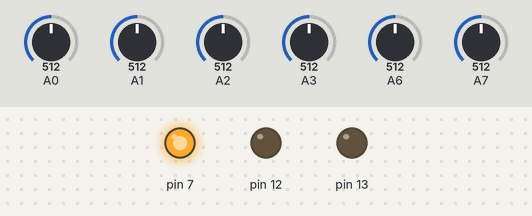
The sketch below on a simulated Arduino Uno, built with avr-gcc and run on an emulated ATmega328P. On the bench: output pins drawn as LEDs (lit = HIGH). The inputs (shaded band) are chosen by the test bench; at power-on: A0 = 512, A1 = 512, A2 = 512, A3 = 512, A6 = 512, A7 = 512. What the sketch prints to the serial monitor is not drawn.

Above: at 1.2 s.
1.3 s: A0 set to 108
2.8 s: A0 set to 89
4.8 s: A1 set to 104
6.3 s: A1 set to 89
Timing chart, 0 to 9.3 s (numbered marks = the images above; inputs shaded):
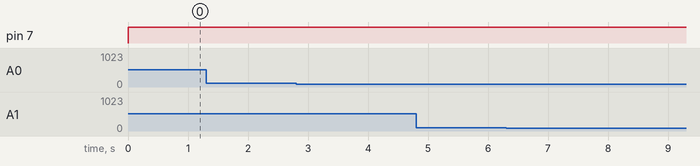

Measured:
- after the input at 1.3 s, every drawn part: stays the same
- after the input at 2.8 s, every drawn part: stays the same
- after the input at 4.8 s, every drawn part: stays the same
- after the input at 6.3 s, every drawn part: stays the same

The sketch:

ArduinoPrintADC.ino
```cpp
/*
    ArduinoPrintADC.ino

    Author: Seb Madgwick

    Sends up to all 6 analogue inputs values in ASCII as comma separated values
    over serial.  Each line is terminated with a carriage return character ('\r').
    The number of cha3nnels is sent by sending a character value of '1' to '6' to
    the Arduino.

    Tested with "arduino-1.0.3" and "Arduino Uno".

 */

#include <stdlib.h> // div, div_t

void setup() {

    // Enable pull-ups to avoid floating inputs

    digitalWrite(A0, HIGH);//Eu retirei as demais entradas
    digitalWrite(A1, HIGH);
    digitalWrite(A2, HIGH);
    digitalWrite(A3, HIGH);
    digitalWrite(A4, HIGH);
    digitalWrite(A5, HIGH);


    // Init serial
    pinMode(13, OUTPUT);
    pinMode(12, OUTPUT);
    Serial.begin(115200);
    pinMode(7, OUTPUT);
}

void loop() {
    static int numChans = 6;
     digitalWrite(7, HIGH);
    // Received character sets number of active channels
    while(Serial.available() > 0) {
        char c = Serial.read();
        if(c >= '1' && c <= '6') {
            numChans = c - '0';
        }
    }

    // Print ADC results for active channels
    //PrintInt((float(analogRead(A5)*5-2560)/512)*1000);
    //PrintInt(analogRead(A0)*(5000/1024)*11);
    PrintInt(analogRead(A0));

    if(numChans > 1) {
        Serial.write(',');
        PrintInt(analogRead(A1));
    }
    if(numChans > 2) {
        Serial.write(',');
        PrintInt(analogRead(A2));
    }
    if(numChans > 3) {
        Serial.write(',');
        PrintInt(analogRead(A3));
    }
    if(numChans > 4) {
        Serial.write(',');
        PrintInt(analogRead(A6));
    }
    if(numChans > 5) {
        Serial.write(',');
        PrintInt(analogRead(A7));
    }
    Serial.write('\r'); // print new line


}

// Fast int to ASCII conversion
void PrintInt(int i) {
    static const char asciiDigits[10] = { '0', '1', '2', '3', '4', '5', '6', '7', '8', '9' };
    div_t n;
    int print = 0;
    if(i < 0) {
        Serial.write('-');
        i = -i;
    }
    if(i >= 10000) {
        n = div(i, 10000);
        Serial.write(asciiDigits[n.quot]);
        i = n.rem;
        print = 1;
    }
    if(i >= 1000 || print) {
        n = div(i, 1000);
        Serial.write(asciiDigits[n.quot]);
        i = n.rem;
        print = 1;
    }
    if(i >= 100 || print) {
        n = div(i, 100);
        Serial.write(asciiDigits[n.quot]);
        i = n.rem;
        print = 1;
    }
    if(i >= 10 || print) {
        n = div(i, 10);
        Serial.write(asciiDigits[n.quot]);
        i = n.rem;
    }
    Serial.write(asciiDigits[i]);
}
```
